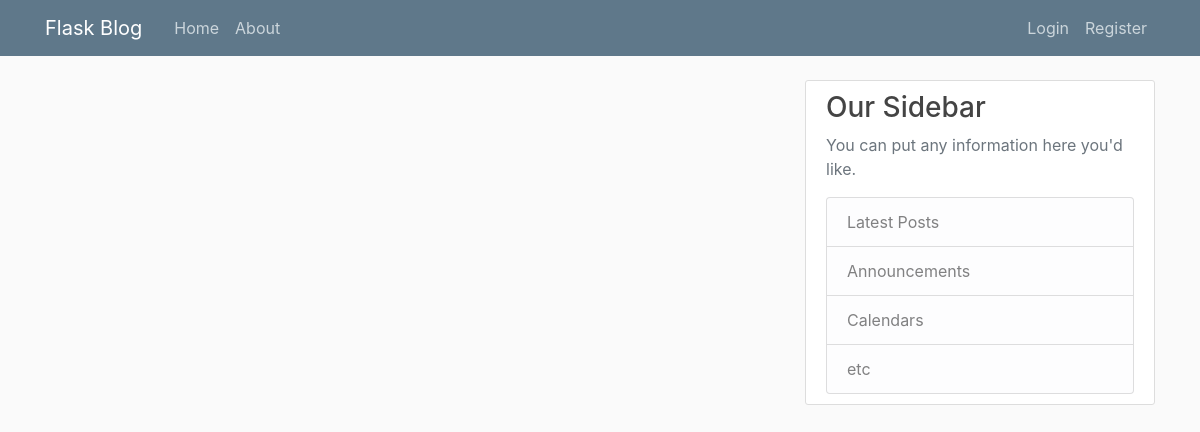
The app's page /home, older data.
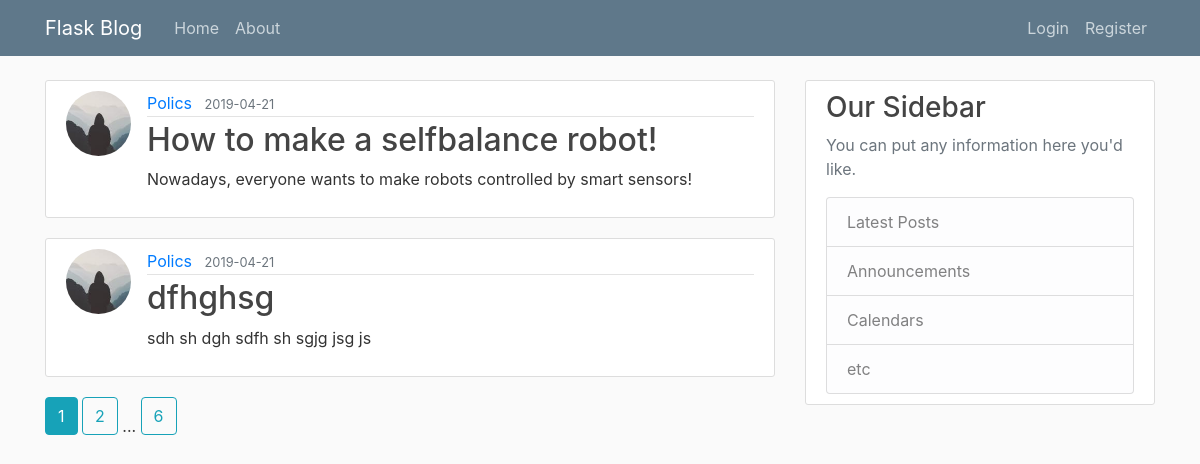
The same page, newer data.
### blogapp/models.py (models this page shows, shortened)
class Post(db.Model):
    id = db.Column(db.Integer, primary_key=True)
    title = db.Column(db.String(100), nullable=False)
    date_posted = db.Column(db.DateTime, nullable=False, default=datetime.utcnow)
    content = db.Column(db.Text, nullable=False)
    user_id = db.Column(db.Integer, db.ForeignKey('user.id'), nullable=False)

class User(db.Model, UserMixin):
    id = db.Column(db.Integer, primary_key=True)
    username = db.Column(db.String(20), unique=True, nullable=False)
    email = db.Column(db.String(120), unique=True, nullable=False)
    image_file = db.Column(db.String(20), nullable=False, default='default.jpg')
    password = db.Column(db.String(60), nullable=False)
    posts = db.relationship('Post', backref='author', lazy=True)

### blogapp/routes.py (the view)
@app.route("/")
@app.route("/home")
def home():
    page = request.args.get('page', 1, type=int)
    posts = Post.query.order_by(Post.date_posted.desc()).paginate(page=page, per_page=2)
    return render_template('home.html', posts=posts)

### blogapp/templates/home.html
{% extends "layout.html" %}
{% block content %}
{% for post in posts.items %}
<article class="media content-section">
  <img class="rounded-circle article-img"
       src="{{ url_for('static', filename='profile_pics/' + post.author.image_file) }}">
  <div class="media-body">
    <div class="article-metadata">
      <a class="mr-2" href="{{ url_for('user_posts', username=post.author.username) }}">{{ post.author.username }}</a>
      <small class="text-muted">{{ post.date_posted.strftime('%Y-%m-%d') }}</small>
    </div>
    <h2><a class="article-title" href="{{ url_for('post', post_id=post.id) }}">{{ post.title }}</a></h2>
    <p class="article-content">{{ post.content }}</p>
  </div>
</article>
{% endfor %}
{% for page_num in posts.iter_pages(left_edge=1, right_edge=1, left_current=1, right_current=2) %}
{% if page_num %}
{% if posts.page == page_num %}
<a class="btn btn-info mb-4" href="{{ url_for('home', page=page_num) }}">{{ page_num }}</a>
{% else %}
<a class="btn btn-outline-info mb-4" href="{{ url_for('home', page=page_num) }}">{{ page_num }}</a>
{% endif %}
{% else %}
...
{% endif %}
{% endfor %}
{% endblock %}

### blogapp/templates/layout.html (shortened to what this page needs)
<!doctype html>
<html lang="en">
<head>
  <link rel="stylesheet" href="https://stackpath.bootstrapcdn.com/bootstrap/4.1.3/css/bootstrap.min.css"
>
  <link rel="stylesheet" type="text/css" href="{{ url_for('static', filename='main.css') }}">
</head>
<body>
{% include "header.html" %}
<main role="main" class="container">
  <div class="row">
    <div class="col-md-8">
      {% block content %}{% endblock %}
    </div>
    <div class="col-md-4">
      <div class="content-section">
        <h3>Our Sidebar</h3>
        <p class='text-muted'>You can put any information here you'd like.</p>
        <ul class="list-group">
          <li class="list-group-item list-group-item-light">Latest Posts</li>
          <li class="list-group-item list-group-item-light">Announcements</li>
          <li class="list-group-item list-group-item-light">Calendars</li>
          <li class="list-group-item list-group-item-light">etc</li>
        </ul>
      </div>
    </div>
  </div>
</main>
</body>
</html>

### blogapp/templates/header.html (shortened to what this page needs)
<header class="site-header">
  <nav class="navbar navbar-expand-md navbar-dark bg-steel fixed-top">
    <div class="container">
      <a class="navbar-brand mr-4" href="/">Flask Blog</a>
      <div class="collapse navbar-collapse" id="navbarToggle">
        <div class="navbar-nav mr-auto">
          <a class="nav-item nav-link" href="{{url_for('home')}}">Home</a>
          <a class="nav-item nav-link" href="{{url_for('about')}}">About</a>
        </div>
        <div class="navbar-nav">
          {% if current_user.is_authenticated %}
          <a class="nav-item nav-link" href="{{url_for('new_post')}}">New Post</a>
          <a class="nav-item nav-link" href="{{url_for('account')}}">Account</a>
          <a class="nav-item nav-link" href="{{url_for('logout')}}">Logout</a>
          {% else %}
          <a class="nav-item nav-link" href="{{url_for('login')}}">Login</a>
          <a class="nav-item nav-link" href="{{url_for('register')}}">Register</a>
          {% endif %}
        </div>
      </div>
    </div>
  </nav>
</header>

### blogapp/static/main.css (style rules this page uses)
body { background: #fafafa; color: #333333; margin-top: 5rem; }
h1, h2, h3, h4, h5, h6 { color: #444444; }
.bg-steel { background-color: #5f788a; }
.site-header .navbar-nav .nav-link { color: #cbd5db; }
.content-section { background: #ffffff; padding: 10px 20px; border: 1px solid #dddddd; border-radius: 3px; margin-bottom: 20px; }
.article-title { color: #444444; }
.article-content { white-space: pre-line; }
.article-img { height: 65px; width: 65px; margin-right: 16px; }
.article-metadata { padding-bottom: 1px; margin-bottom: 4px; border-bottom: 1px solid #e3e3e3 }

Row changes from the older to the newer data that the page shows:
added Post: image_file (picture), author.username "Polics", date_posted "2019-04-21", title "How to make a selfbalance robot!", content "Nowadays, everyone wants to make robots controlled by smart sensors!"
added Post: image_file (picture), author.username "Polics", date_posted "2019-04-21", title "dfhghsg", content "sdh sh dgh sdfh sh sgjg jsg js"
Text that changed along with them:
new list line: "1"
new list line: "2"
new list line: "6"
